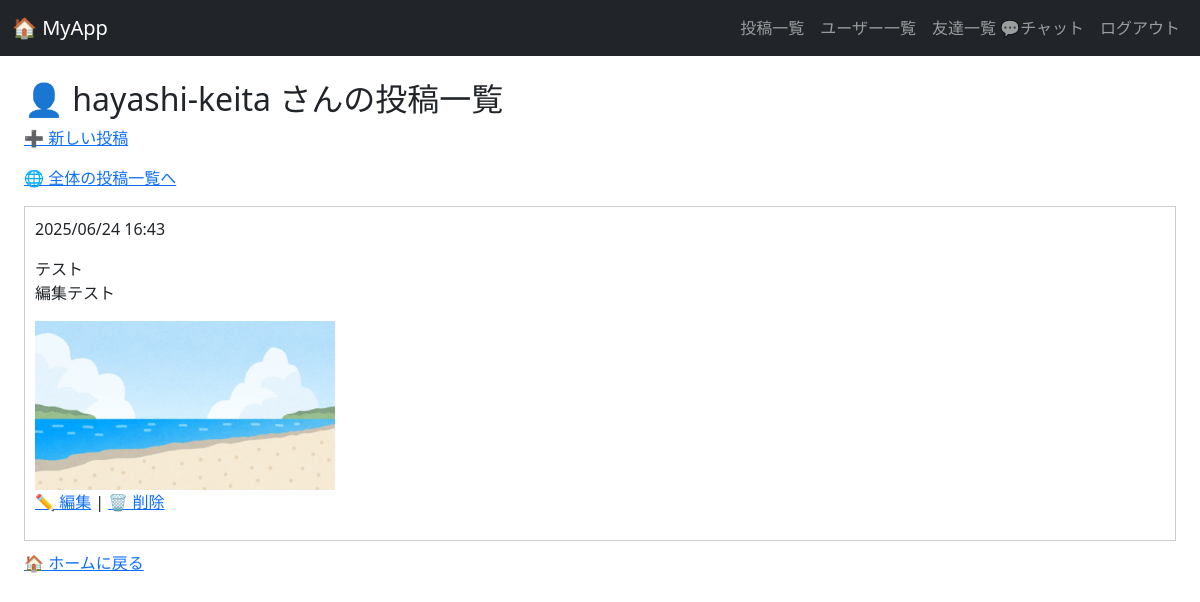
The app's page /my_posts/ (signed in) with its own data.
### app/models.py (models this page shows, shortened)
class Post(models.Model):
    author = models.ForeignKey(User, on_delete=models.CASCADE)  # 例: ブログの記事を消したらそこに寄せられたコメントも必要ないから消す
    content = models.TextField()
    image = models.ImageField(upload_to='post_images/', blank=True, null=True)
    created_at = models.DateTimeField(auto_now_add=True)

### app/views.py (the view)
# urls.py: path('my_posts/', views.my_posts_view, name='my_posts'),  # 自分の投稿一覧ページ
@login_required
def my_posts_view(request):
    my_post = Post.objects.filter(author=request.user).order_by('-created_at')
    return render(request, 'app/my_posts.html', {'posts': my_post})

### app/context_processors.py (called while the page is built)
def unread_count(request):
    if request.user.is_authenticated:
        count = ChatMessage.objects.filter(receiver=request.user, is_read=False).count()
    else:
        count = 0
    return {'unread_count': count}

### app/templates/app/my_posts.html (shortened to what this page needs)
{% extends 'app/base.html' %}
{% block content %}
    <h2>👤 {{ request.user.username }} さんの投稿一覧</h2>
    <p><a href="{% url 'post_create' %}">➕ 新しい投稿</a></p>
    <p><a href="{% url 'post_list' %}">🌐 全体の投稿一覧へ</a></p>
    {% for post in posts %}
        <div style="border: 1px solid #ccc; margin: 10px 0; padding: 10px;">
            <p>{{ post.created_at|date:'Y/m/d H:i' }}</p>
            <p>{{ post.content|linebreaks }}</p>
            {% if post.image %}
                <img src="{{ post.image.url }}" style="max-width: 300px;">
            {% endif %}
            {% if post.author == request.user %}
            <p>
                <a href="{% url 'post_edit' post.pk %}">✏️ 編集</a>
                |
                <a href="{% url 'post_delete' post.pk %}" onclick="return confirm('本当に削除しますか？');">🗑️ 削除</a>
            </p>
            {% endif %}
        </div>
    {% empty %}
        <p>まだ投稿がありません。</p>
    {% endfor %}
    <p><a href="{% url 'home' %}">🏠 ホームに戻る</a></p>
{% endblock %}

### app/templates/app/base.html (style rules this page uses)
html, body { margin: 0; padding: 0; }

### records on screen
Post: created_at "2025/06/24 16:43", content "テスト 編集テスト", image (picture), shows "✏️ 編集"

### other values on screen
{{ request.user.username }} "hayashi-keita"
